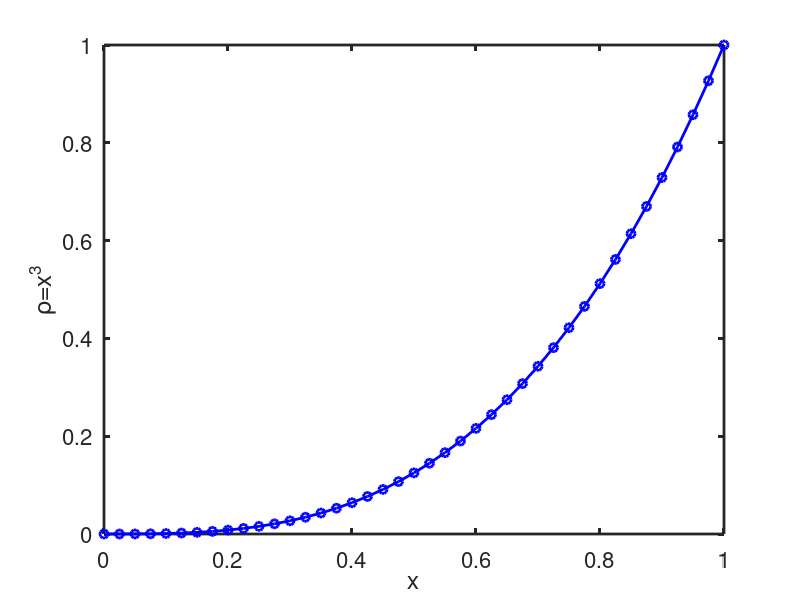
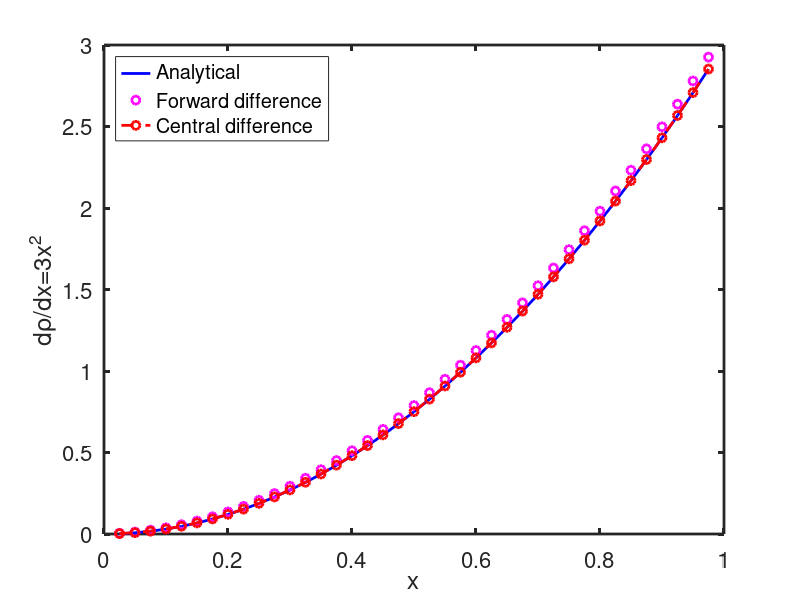

MATLAB code to generate these figures, in order:
%% Error calculating based on forward and central difference methods

%clear all;
close all;

% Create 1D grid.
delx = 0.025;
x = [0:delx:1]';
rho = x.^3; % rho = x^3

% Get the length of the array.
n = length(x);

plot(x, rho, '-ob', 'linewidth', 2);
xlabel('x');
ylabel('\rho=x^3');
box on;
set(gca, "linewidth", 2, "fontsize", 16)

%%%%%%%%%%%%%%%%%%%%%%%%%%%%%%%%%%%%%%%%%%%%%%%%%%%%%%%%%%%%%%%%%%%%%%%%%%%%%%%%
%% First order derivative.

rho_prime = 3*x.^2; % Analytical expression for derivative.

% Estimate gradients numerically using forward and central difference schemes.
rho_prime_forward = zeros(size(rho));
rho_prime_central_difference = zeros(size(rho));

##rho_prime_forward(1, 1) = (rho(2, 1) - rho(1, 1)) / (rho(2, 1) - rho(1, 1));
##rho_prime_forward(n, 1) = (rho(n, 1) - rho(n-1, 1)) / (rho(n, 1) - rho(n-1, 1));
##
##rho_prime_central_difference(1, 1) = (rho(2, 1) - rho(1, 1)) / (rho(2, 1) - rho(1, 1));
##rho_prime_central_difference(n, 1) = (rho(n, 1) - rho(n-1, 1)) / (rho(n, 1) - rho(n-1, 1));

for i = 2 : length(rho)-1
  rho_prime_forward(i, 1) = (rho(i+1, 1) - rho(i, 1)) / (x(i+1, 1) - x(i, 1));
  %Fill First order forward difference approximation here%
  rho_prime_central_difference(i, 1) = (rho(i+1, 1) - rho(i-1, 1)) / (2 * (x(i+1, 1) - x(i, 1)) ) ;
  %Fill Second order central difference approximation here%
end

% Compute error.
err_l1_forward = sum(abs(rho_prime_forward(2:n-1) - rho_prime(2:n-1)))/(n-2);
err_l1_central = sum(abs(rho_prime_central_difference(2:n-1) - rho_prime(2:n-1)))/(n-2);

% Plot comparisons between analytical and numerical values for gradients.
figure(2);
hold on;
plot(x(2:n-1), rho_prime(2:n-1), '-b', 'linewidth', 2);
plot(x(2:n-1), rho_prime_forward(2:n-1), 'om', 'linewidth', 2);
plot(x(2:n-1), rho_prime_central_difference(2:n-1), '--or', 'linewidth', 2);
legend('Analytical', 'Forward difference', 'Central difference',  'location', 'northwest');
hold on;
xlabel('x');
ylabel('d\rho/dx=3x^2');
box on;
set(gca, "linewidth", 2, "fontsize", 16)
hold off;

